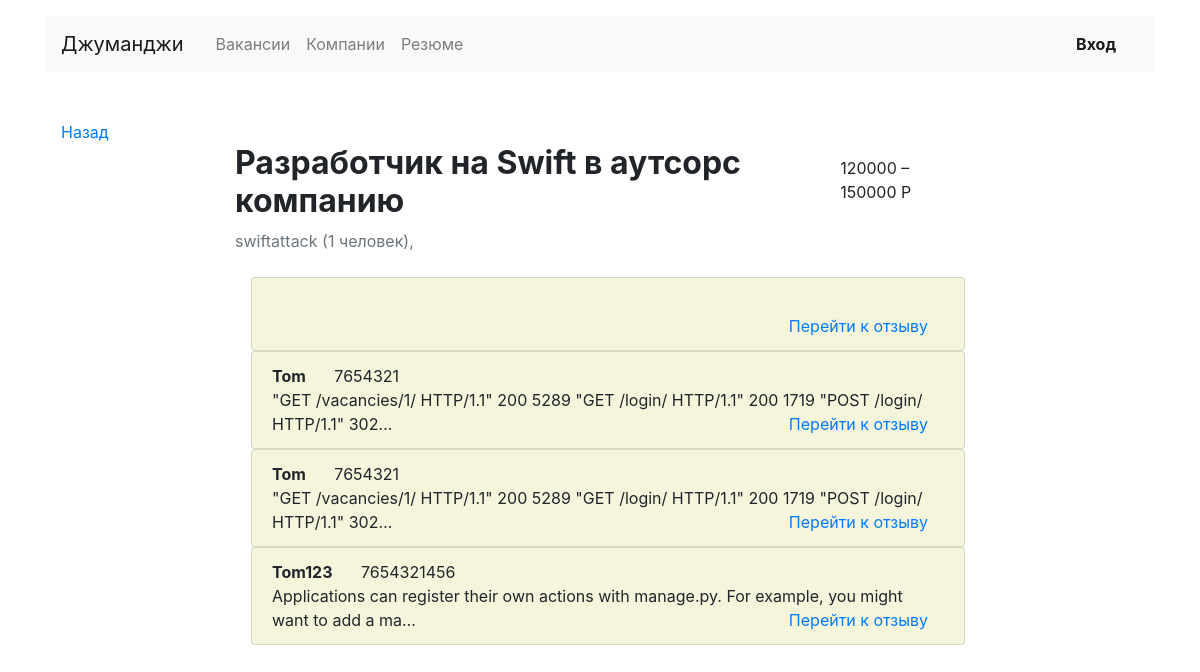
Before: /vacancies/3/applications/ with the older database file.
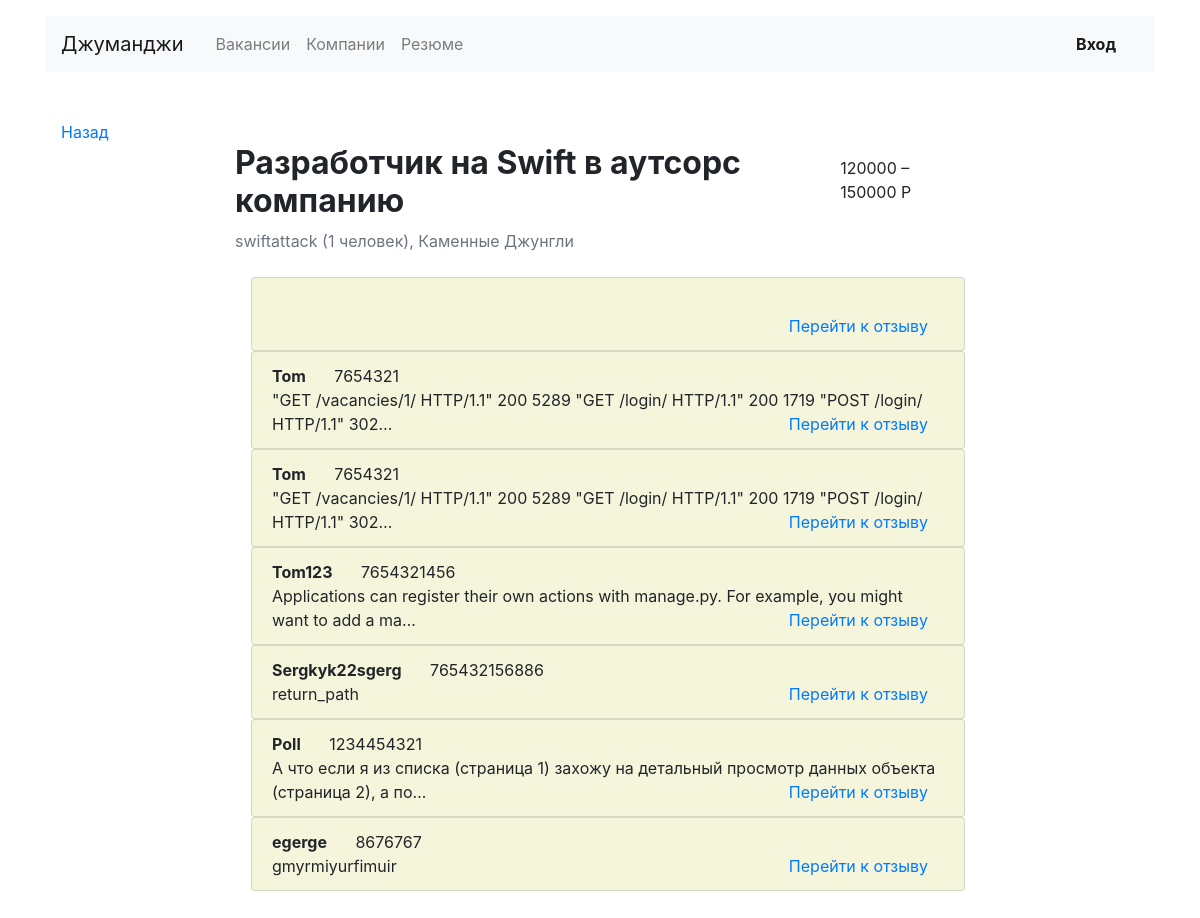
After: the same page with the newer database file.
### vacancy/models.py (models this page shows, shortened)
class Application(models.Model):
    written_username = models.CharField(verbose_name="Имя", max_length=50)
    written_phone = models.CharField(verbose_name="Телефон для связи", max_length=20)
    written_cover_letter = models.TextField(verbose_name="Сопроводительное письмо")
    vacancy = models.ForeignKey(Vacancy, related_name="applications", on_delete=models.PROTECT)
    user = models.ForeignKey(User, related_name="applications", on_delete=models.PROTECT)

class Vacancy(models.Model):
    title = models.CharField(max_length=50, verbose_name="Название вакансии")
    speciality = models.ForeignKey(Speciality, related_name="vacancies", on_delete=models.PROTECT, null=True,
                                   blank=True)
    company = models.ForeignKey(Company, related_name="vacancies", on_delete=models.PROTECT, null=True, blank=True)
    skills = models.TextField("Требуемые навыки")
    description = models.TextField(verbose_name="Описание вакансии")
    salary_min = models.IntegerField(verbose_name="Зарплата от")
    salary_max = models.IntegerField(verbose_name="Зарплата до")
    published_at = models.DateTimeField(default=timezone.now)

class Company(models.Model):
    name = models.CharField(max_length=100, verbose_name="Название")
    location = models.CharField(max_length=30, verbose_name="Город")
    logo = models.ImageField(upload_to='company_images', blank=True)
    description = models.TextField(verbose_name="Информация")
    employee_count = models.IntegerField(verbose_name="Количество персонала", default=1)
    owner = models.OneToOneField(User, verbose_name="Владелец", related_name="company", on_delete=models.CASCADE,
                                 default=None, null=True, blank=True)

### vacancy/views.py (the view)
# urls.py: path('vacancies/<int:pk>/applications/', ApplicationsView.as_view(), name='applications'),
class ApplicationsView(View):
    def get(self, request, pk):
        get_url = self.request.META.get('HTTP_REFERER', '/')
        vacancy = get_object_or_404(Vacancy, pk=pk)
        applications = vacancy.applications.all()
        context = {'vacancy': vacancy,
                   'get_url': get_url,
                   'applications': applications, }
        return render(request, 'vacancies/applications.html', context)

### templates/vacancies/applications.html (shortened to what this page needs)
{% extends 'vacancies/base.html' %}
{% block content %}
    <main class="container mt-3 pb-5">
        <div class="row mt-5">
            <div class="col-12 col-lg-2">
                <div class="pl-3 mb-5">
                    <p><a href={{ get_url }}>Назад</a></p><br>
                </div>
            </div>
            <div class="col-12 col-lg-8">
                <div class="d-flex align-items-baseline align-content-baseline">
                    <h1 class="h2 mt-4 font-weight-bold">{{ vacancy.title }}</h1>
                    <p class="m-0 pl-3">{{ vacancy.salary_min }} – {{ vacancy.salary_max }} Р</p>
                </div>
                <p class="text-muted mb-4">{{ vacancy.company.name }} ({{ vacancy.company.employee_count }}
                    человек), {{ vacancy.company.location }}</p>
                {% for app in applications %}
                    <section class="pl-3">
                        <ul class="list-group">
                            <li class="list-group-item" style="background: beige">
                                <b>{{ app.written_username }}</b>
                                <span class="m-4">{{ app.written_phone }}</span><br>
                                <span>{{ app.written_cover_letter|truncatechars:100 }}</span>
                                <span class="float-right mr-3"><a
                                        href="#">Перейти к отзыву</a> </span>
                            </li>
                        </ul>
                    </section>
                {% endfor %}
            </div>
        </div>
    </main>
{% endblock %}

Changed rows visible on the page:
changed Vacancy "Разработчик на Swift в аутсорс компанию": company.location (not shown) → "Каменные Джунгли"
added Application: written_username "Sergkyk22sgerg", written_phone "765432156886", written_cover_letter "return_path"
added Application: written_username "Poll", written_phone "1234454321", written_cover_letter "А что если я из списка (страница 1) захожу на детальный просмотр данных объекта (страница 2), а по…"
added Application: written_username "egerge", written_phone "8676767", written_cover_letter "gmyrmiyurfimuir"
